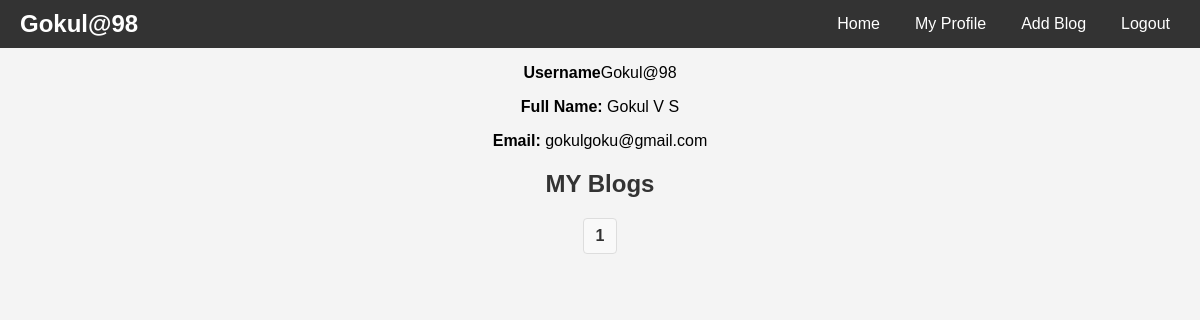
/profile (signed in), run on an earlier commit of the app's database.
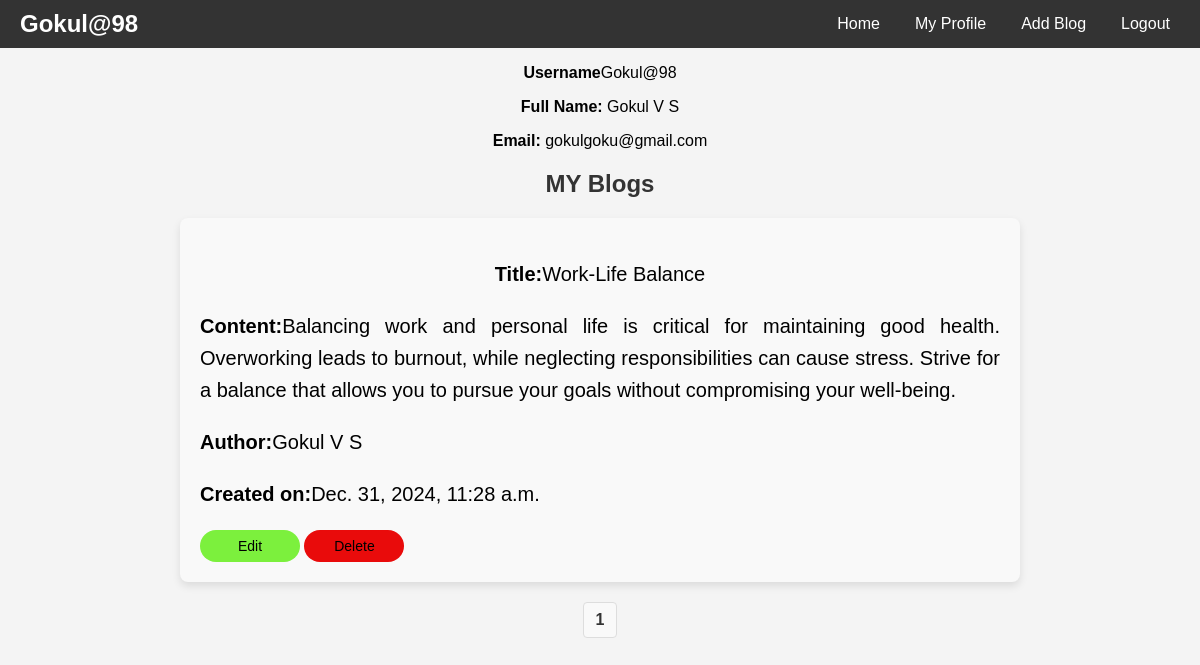
And on a later commit of the database.
### blog_app/models.py (models this page shows, shortened)
class BlogPost(models.Model):
    user=models.ForeignKey(User,on_delete=models.CASCADE,default=None,related_name='user_blog')
    title=models.CharField(max_length=200)
    content=models.TextField()
    created_on=models.DateTimeField(auto_now_add=True)
    def get_user_full_name(self):
        return self.user.get_full_name()

### blog_app/views.py (the view)
# urls.py: path('profile',views.profile,name='profile'),
@login_required
def profile(request):
    if not request.user.is_authenticated:
        return redirect('login_view')
    user=User.objects.get(username=request.user.username)
    page=1
    if request.GET:
        page = request.GET.get('page',1)
    blog=BlogPost.objects.filter(user=request.user)
    blog_paginator=Paginator(blog,1)
    blog=blog_paginator.get_page(page)
    return render(request, 'profile.html', {'user': user,'blog':blog})

### templates/profile.html (shortened to what this page needs)
{% load static %}
<!DOCTYPE html>
<html lang="en">
<head>
</head>
<body>
    <div class="profile-nav">
        <nav>
            <a href="#" class="logo">{{user.username}}</a>
            <ul>
                <li><a href="{% url 'welcome' %}">Home</a></li>
                <li><a href="{% url 'profile' %}">My Profile</a></li>
                <li><a href="{% url 'blogform' %}">Add Blog</a></li>
                <li><a href="{% url 'logout_view' %}">Logout</a></li>
            </ul>
        </nav>
    </div>
    <div class="profile">
        <p><strong>Username</strong>{{user.username}}</p>
        <p><strong>Full Name:</strong> {{ user.first_name }} {{ user.last_name }}</p>
        <p><strong>Email:</strong> {{ user.email }}</p>
    </div>
    <div>
        <h2>MY Blogs</h2>
            {% for i in blog%}
            <div class="blog">
                <P class="title"><strong>Title:</strong>{{ i.title }}</P>
                <p><strong>Content:</strong>{{ i.content }}</p>
                <p><strong>Author:</strong>{{ i.get_user_full_name }}</p>
                <p><strong>Created on:</strong>{{ i.created_on }}</p>
                <button class="btn-edit"><a href="{% url 'edit_blog' i.id %}">Edit</a></button>
                <button class="btn-delete"><a href="{% url 'delete_blog' i.id %}">Delete</a></button>
            </div>
            {% endfor %}
    </div>
    <div class="pag_btn">
        {% for i in blog.paginator.page_range %}
        <a href="?page={{i}}"><span>{{i}}</span></a>
        {% endfor %}
    </div>
</body>
</html>

### templates/profile.html (style rules this page uses)
body { margin: 0; padding: 0; font-family: Arial, sans-serif; background-color: #f4f4f4; }
.profile-nav { background-color: #333; color: white; padding: 10px 20px; }
.profile-nav nav { display: flex; justify-content: space-between; align-items: center; }
.profile-nav .logo { font-size: 24px; font-weight: bold; text-decoration: none; color: white; }
.profile-nav ul { list-style: none; margin: 0; padding: 0; display: flex; gap: 15px; }
.profile-nav ul li { display: inline; }
.profile-nav ul li a { text-decoration: none; color: white; font-size: 16px; padding: 5px 10px; }
.profile { text-align: center; }
h2 { text-align: center; color: #333; margin-bottom: 20px; }
.btn-edit { width: 100px; padding: 8px 12px; font-size: 14px; background-color: #7cf03d; border-radius: 20px; cursor: pointer; align-self: center; border: none; }
.btn-delete { width: 100px; padding: 8px 12px; font-size: 14px; background-color: #e90b0b; border-radius: 20px; cursor: pointer; align-self: center; border: none; }
button a { text-decoration: none; color: black; }
.blog { margin: 20px auto; max-width: 800px; padding: 20px; background-color: #f9f9f9; border-radius: 8px; box-shadow: 0 4px 8px rgba(0, 0, 0, 0.1); }
.blog p { font-size: 20px; line-height: 1.6; text-align: justify; }
.blog .title { text-align: center; }
.pag_btn { display: flex; justify-content: center; align-items: center; margin: 20px 0; gap: 10px; }
.pag_btn a { text-decoration: none; color: #333; font-size: 16px; padding: 8px 12px; border: 1px solid #ddd; border-radius: 4px; background-color: #f9f9f9; }
.pag_btn a span { display: inline-block; font-weight: bold; }

What changed in the data, as far as the page shows it:
added BlogPost: title "Work-Life Balance", content "Balancing work and personal life is critical for maintaining good health. Overworking leads to burnout, while neglecting responsibilities can cause stress. Strive for a balance that allows you to pursue your goals without compromising your well-being.", get_user_full_name "Gokul V S", created_on "Dec. 31, 2024, 11:28 a.m."
